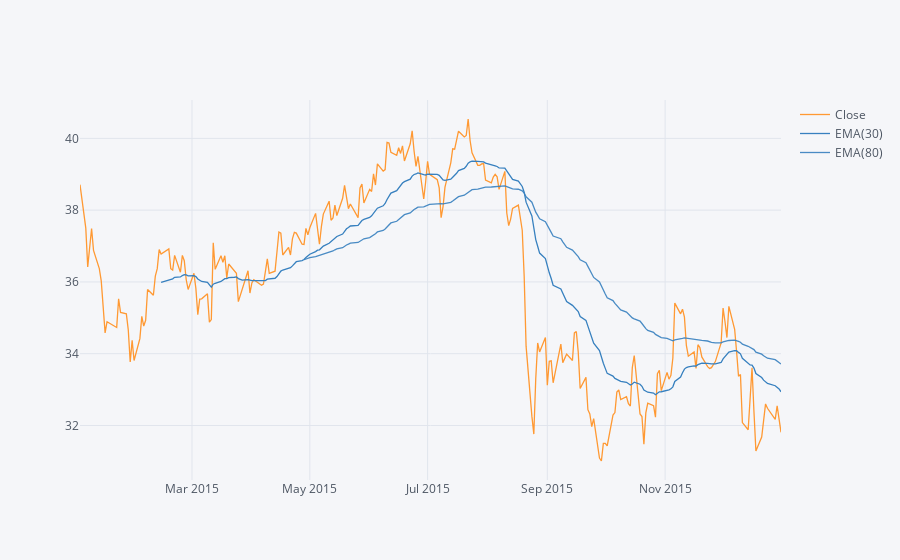

Notebook code cell kept with this figure:
### Code cell
bank_stocks['MS'][['Close']].loc['2015-01-01':'2016-01-01'].ta_plot(study='ema',periods=[30,80])

### Figure 1 — Plotly figure (JSON) as saved in the notebook; plotly's stock layout.template omitted (floating-point values rounded to 4 significant figures; data arrays with more than 128 entries replaced by an {"elided": "..."} marker saying what was removed)
{"data": [{"line": {"color": "rgba(255, 153, 51, 1.0)", "dash": "solid", "shape": "linear", "width": 1.3}, "mode": "lines", "name": "Close", "text": "", "type": "scatter", "x": {"elided": "252 str values"}, "y": {"elided": "252 float values"}}, {"line": {"color": "rgba(55, 128, 191, 1.0)", "dash": "solid", "shape": "linear", "width": 1.3}, "mode": "lines", "name": "EMA(30)", "text": "", "type": "scatter", "x": {"elided": "252 str values"}, "y": {"elided": "252 mixed values"}}, {"line": {"color": "rgba(55, 128, 191, 0.8999999999999999)", "dash": "solid", "shape": "linear", "width": 1.3}, "mode": "lines", "name": "EMA(80)", "text": "", "type": "scatter", "x": {"elided": "252 str values"}, "y": {"elided": "252 mixed values"}}], "layout": {"legend": {"bgcolor": "#F5F6F9", "font": {"color": "#4D5663"}}, "paper_bgcolor": "#F5F6F9", "plot_bgcolor": "#F5F6F9", "title": {"font": {"color": "#4D5663"}}, "xaxis": {"gridcolor": "#E1E5ED", "showgrid": true, "tickfont": {"color": "#4D5663"}, "title": {"font": {"color": "#4D5663"}, "text": ""}, "zerolinecolor": "#E1E5ED"}, "yaxis": {"gridcolor": "#E1E5ED", "showgrid": true, "tickfont": {"color": "#4D5663"}, "title": {"font": {"color": "#4D5663"}, "text": ""}, "zerolinecolor": "#E1E5ED"}}}
